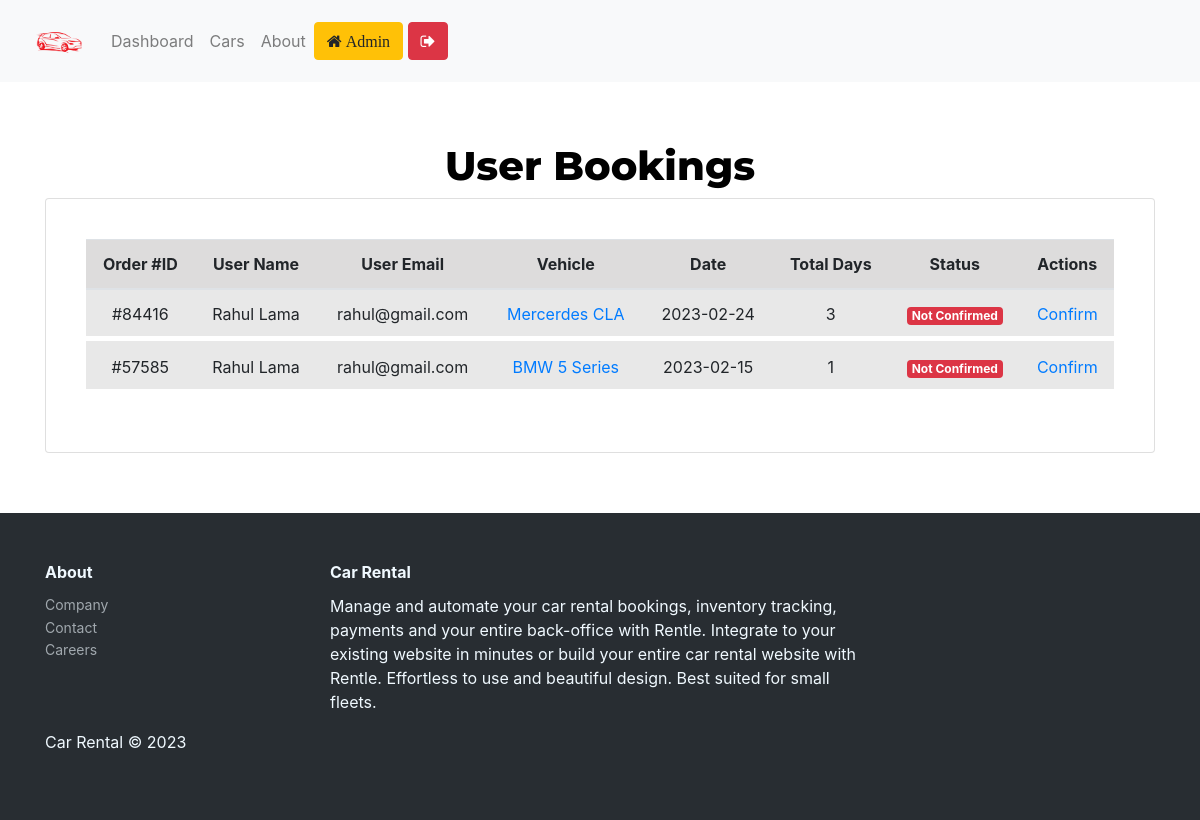
The app's page /admin/bookings.php (signed in) with its own data.
### tables this page shows
CREATE TABLE `userbookings` (
  `id` int(11) NOT NULL,
  `BookingNumber` int(11) DEFAULT NULL,
  `email` varchar(140) DEFAULT NULL,
  `VehicleID` int(11) DEFAULT NULL,
  `TotalDays` int(11) DEFAULT NULL,
  `BookingDate` varchar(80) DEFAULT NULL,
  `BookingStatus` int(11) DEFAULT NULL
);

CREATE TABLE `users` (
  `id` int(11) NOT NULL,
  `Name` varchar(60) NOT NULL,
  `Email` varchar(120) NOT NULL,
  `Password` varchar(100) NOT NULL
);

CREATE TABLE `cars` (
  `id` int(11) NOT NULL,
  `CarName` varchar(140) DEFAULT NULL,
  `CarOverview` longtext DEFAULT NULL,
  `CarPrice` int(11) DEFAULT NULL,
  `FuelType` varchar(100) DEFAULT NULL,
  `SeatingCapacity` int(11) DEFAULT NULL,
  `Image1` varchar(140) DEFAULT NULL,
  `Image2` varchar(140) DEFAULT NULL,
  `Image3` varchar(140) DEFAULT NULL
);

### admin/bookings.php (the view, shortened to what this page needs)
<?php
include('includes/config.php');
if(strlen($_SESSION['adminlogin'])==0)
{
    header('location:login.php');
}
else{
?>
<!DOCTYPE HTML>
<html lang="en">
<head>
<link rel="stylesheet" href="css/styling.css" type="text/css">
<link rel="stylesheet" href="https://stackpath.bootstrapcdn.com/bootstrap/4.4.1/css/bootstrap.min.css" type="text/css">
<link href="https://cdnjs.cloudflare.com/ajax/libs/font-awesome/4.7.0/css/font-awesome.min.css" rel="stylesheet">
</head>
<body>
<?php include('header.php');?>
<div class="container">
    <div class="text-center" style="margin-top:60px">
      <h2 class="header-text">User Bookings</h2>
      <div class="row d-flex justify-content-center">
        <div class="col-md-12">
            <div class="card" style="padding:40px">
            <div class="d-flex justify-content-center row">
                <div class="col-md-12">
                    <div class="rounded">
                        <div class="table-responsive">
                            <table class="table">
                                <thead>
                                    <tr>
                                        <th>Order #ID</th>
                                        <th>User Name</th>
                                        <th>User Email</th>
                                        <th>Vehicle</th>
                                        <th>Date</th>
                                        <th>Total Days</th>
                                        <th>Status</th>
                                        <th>Actions</th>
                                    </tr>
                                </thead>
                                <tbody class="table-body">
                                <?php $sql = "SELECT users.Email,users.Name,cars.CarName,userbookings.id,userbookings.TotalDays,userbookings.BookingDate,userbookings.VehicleID,userbookings.BookingStatus,userbookings.BookingNumber from userbookings join cars on cars.id=userbookings.VehicleID join users on users.email=userbookings.email";
                                $query = $conn -> prepare($sql);
                                $query->execute();
                                $results=$query->fetchAll(PDO::FETCH_OBJ);
                                if($query->rowCount() > 0)
                                {
                                foreach($results as $result)
                                {?>
                                    <tr class="cell-1">
                                        <td>#<?php echo htmlentities($result->BookingNumber);?></td>
                                        <td><?php echo htmlentities($result->Name);?></td>
                                        <td><?php echo htmlentities($result->Email);?></td>
                                        <td><a href="../car-details.php?id=<?php echo htmlentities($result->VehicleID);?>"><?php echo htmlentities($result->CarName);?></a></td>
                                        <td><?php echo htmlentities($result->BookingDate);?></td>
                                        <td><?php echo htmlentities($result->TotalDays);?></td>
                                        <?php if($result->BookingStatus==1) { ?>
                                            <td><span class="badge badge-success">Confirmed</span></td>
                                        <?php
                                        }
                                            else {?>
                                             <td><span class="badge badge-danger">Not Confirmed</span></td>
                                            <?php }?>
                                        <td><a href="bookings.php?confirmID=<?php echo htmlentities($result->id);?>">Confirm</a></td>
                                    </tr>
                                    <?php }}?>
                                </tbody>
                            </table>
                        </div>
                    </div>
                </div>
            </div>
            </div>
            </div>
        </div>
        </div>
</div>
<?php include('footer.php');?>
</body>
</html>
<?php } ?>

### admin/css/styling.css (style rules this page uses)
.header-text { font-size: 40px; color: black; font-weight: 800; font-family: "Montserrat"; }

### admin/bookings.php (style rules this page uses)
.cell-1 { border-collapse: separate; border-spacing: 0 4em; background: #e8e8e8; border-bottom: 5px solid transparent; background-clip: padding-box; }
thead { background: #dddcdc; }

### records on screen
userbookings: BookingNumber "84416", users.Name "Rahul Lama", users.Email "rahul@gmail.com", cars.CarName "Mercerdes CLA", BookingDate "2023-02-24", TotalDays "3", BookingStatus "Not Confirmed"
userbookings: BookingNumber "57585", users.Name "Rahul Lama", users.Email "rahul@gmail.com", cars.CarName "BMW 5 Series", BookingDate "2023-02-15", TotalDays "1", BookingStatus "Not Confirmed"
